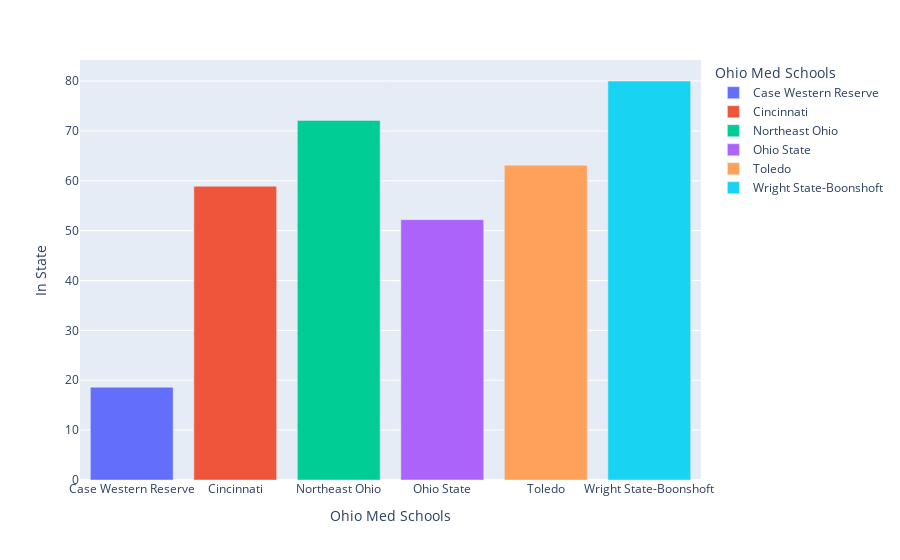

Write notebook code for a chart like this one.
### Code cell
fig = px.bar(df, x="Ohio Med Schools", y='In State',
             hover_data=['Out of State '], color='Ohio Med Schools',
             labels={'pop':'Matriculants'}, height=400)
fig.show()

### Figure 1 — Plotly figure (JSON) as saved in the notebook; plotly's stock layout.template omitted (floating-point values rounded to 4 significant figures)
{"data": [{"alignmentgroup": "True", "customdata": [[81.4]], "hovertemplate": "Ohio Med Schools=%{x}<br>In State=%{y}<br>Out of State =%{customdata[0]}<extra></extra>", "legendgroup": "Case Western Reserve", "marker": {"color": "#636efa", "pattern": {"shape": ""}}, "name": "Case Western Reserve", "offsetgroup": "Case Western Reserve", "orientation": "v", "showlegend": true, "textposition": "auto", "type": "bar", "x": ["Case Western Reserve"], "xaxis": "x", "y": [18.6], "yaxis": "y"}, {"alignmentgroup": "True", "customdata": [[41.1]], "hovertemplate": "Ohio Med Schools=%{x}<br>In State=%{y}<br>Out of State =%{customdata[0]}<extra></extra>", "legendgroup": "Cincinnati", "marker": {"color": "#EF553B", "pattern": {"shape": ""}}, "name": "Cincinnati", "offsetgroup": "Cincinnati", "orientation": "v", "showlegend": true, "textposition": "auto", "type": "bar", "x": ["Cincinnati"], "xaxis": "x", "y": [58.9], "yaxis": "y"}, {"alignmentgroup": "True", "customdata": [[27.9]], "hovertemplate": "Ohio Med Schools=%{x}<br>In State=%{y}<br>Out of State =%{customdata[0]}<extra></extra>", "legendgroup": "Northeast Ohio", "marker": {"color": "#00cc96", "pattern": {"shape": ""}}, "name": "Northeast Ohio", "offsetgroup": "Northeast Ohio", "orientation": "v", "showlegend": true, "textposition": "auto", "type": "bar", "x": ["Northeast Ohio"], "xaxis": "x", "y": [72.1], "yaxis": "y"}, {"alignmentgroup": "True", "customdata": [[47.8]], "hovertemplate": "Ohio Med Schools=%{x}<br>In State=%{y}<br>Out of State =%{customdata[0]}<extra></extra>", "legendgroup": "Ohio State", "marker": {"color": "#ab63fa", "pattern": {"shape": ""}}, "name": "Ohio State", "offsetgroup": "Ohio State", "orientation": "v", "showlegend": true, "textposition": "auto", "type": "bar", "x": ["Ohio State"], "xaxis": "x", "y": [52.2], "yaxis": "y"}, {"alignmentgroup": "True", "customdata": [[36.9]], "hovertemplate": "Ohio Med Schools=%{x}<br>In State=%{y}<br>Out of State =%{customdata[0]}<extra></extra>", "legendgroup": "Toledo", "marker": {"color": "#FFA15A", "pattern": {"shape": ""}}, "name": "Toledo", "offsetgroup": "Toledo", "orientation": "v", "showlegend": true, "textposition": "auto", "type": "bar", "x": ["Toledo"], "xaxis": "x", "y": [63.1], "yaxis": "y"}, {"alignmentgroup": "True", "customdata": [[20]], "hovertemplate": "Ohio Med Schools=%{x}<br>In State=%{y}<br>Out of State =%{customdata[0]}<extra></extra>", "legendgroup": "Wright State-Boonshoft", "marker": {"color": "#19d3f3", "pattern": {"shape": ""}}, "name": "Wright State-Boonshoft", "offsetgroup": "Wright State-Boonshoft", "orientation": "v", "showlegend": true, "textposition": "auto", "type": "bar", "x": ["Wright State-Boonshoft"], "xaxis": "x", "y": [80], "yaxis": "y"}], "layout": {"autosize": true, "barmode": "relative", "legend": {"title": {"text": "Ohio Med Schools"}, "tracegroupgap": 0}, "margin": {"t": 60}, "xaxis": {"anchor": "y", "autorange": true, "categoryarray": ["Case Western Reserve", "Cincinnati", "Northeast Ohio", "Ohio State", "Toledo", "Wright State-Boonshoft"], "categoryorder": "array", "domain": [0, 1], "range": [-0.5, 5.5], "title": {"text": "Ohio Med Schools"}, "type": "category"}, "yaxis": {"anchor": "x", "autorange": true, "domain": [0, 1], "range": [0, 84.21], "title": {"text": "In State"}, "type": "linear"}}}
